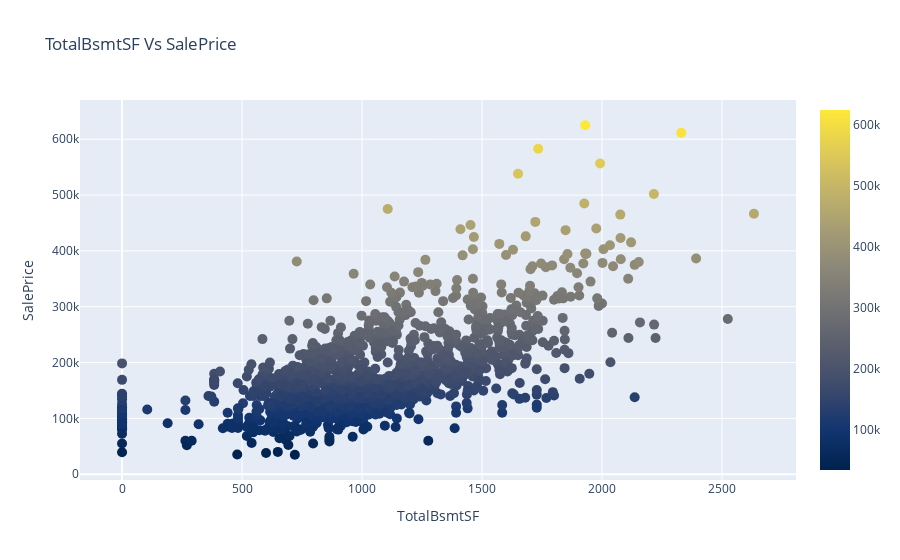

The notebook cell saved with this chart:
### Code cell
'''Scatter plot of TotalBsmtSF Vs SalePrice'''
scatter_plot(train.TotalBsmtSF, train.SalePrice, 'TotalBsmtSF Vs SalePrice', 'TotalBsmtSF', 'SalePrice', 10, 'Cividis')

### Figure 1 — Plotly figure (JSON) as saved in the notebook; plotly's stock layout.template omitted (floating-point values rounded to 4 significant figures; data arrays with more than 128 entries replaced by an {"elided": "..."} marker saying what was removed)
{"data": [{"marker": {"color": {"elided": "1453 int values"}, "colorscale": [[0, "#00224e"], [0.1111, "#123570"], [0.2222, "#3b496c"], [0.3333, "#575d6d"], [0.4444, "#707173"], [0.5556, "#8a8678"], [0.6667, "#a59c74"], [0.7778, "#c3b369"], [0.8889, "#e1cc55"], [1, "#fee838"]], "showscale": true, "size": 10}, "mode": "markers", "type": "scatter", "x": {"elided": "1453 int values"}, "y": {"elided": "1453 int values"}}], "layout": {"hovermode": "closest", "title": {"text": "TotalBsmtSF Vs SalePrice"}, "xaxis": {"title": {"text": "TotalBsmtSF"}}, "yaxis": {"title": {"text": "SalePrice"}}}}
